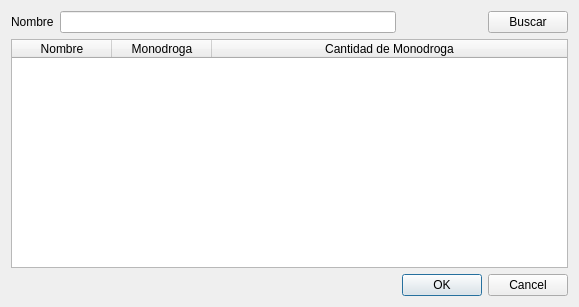
<?xml version="1.0" encoding="UTF-8"?>
<ui version="4.0">
 <class>vtnBajaMedicamento</class>
 <widget class="QWidget" name="vtnBajaMedicamento">
  <property name="geometry">
   <rect>
    <x>0</x>
    <y>0</y>
    <width>579</width>
    <height>307</height>
   </rect>
  </property>
  <property name="windowTitle">
   <string>Baja Medicamento</string>
  </property>
  <layout class="QVBoxLayout" name="verticalLayout">
   <item>
    <layout class="QGridLayout" name="gridLayout">
     <item row="0" column="0">
      <widget class="QLabel" name="label">
       <property name="text">
        <string>Nombre</string>
       </property>
      </widget>
     </item>
     <item row="0" column="1">
      <widget class="QLineEdit" name="lineEdit"/>
     </item>
     <item row="0" column="3">
      <widget class="QPushButton" name="pushButton">
       <property name="focusPolicy">
        <enum>Qt::TabFocus</enum>
       </property>
       <property name="text">
        <string>Buscar</string>
       </property>
      </widget>
     </item>
     <item row="1" column="0" colspan="4">
      <widget class="QTableWidget" name="tableWidget">
       <attribute name="horizontalHeaderStretchLastSection">
        <bool>true</bool>
       </attribute>
       <column>
        <property name="text">
         <string>Nombre</string>
        </property>
       </column>
       <column>
        <property name="text">
         <string>Monodroga</string>
        </property>
       </column>
       <column>
        <property name="text">
         <string>Cantidad de Monodroga</string>
        </property>
       </column>
      </widget>
     </item>
     <item row="2" column="2" colspan="2">
      <widget class="QDialogButtonBox" name="buttonBox">
       <property name="standardButtons">
        <set>QDialogButtonBox::Cancel|QDialogButtonBox::Ok</set>
       </property>
      </widget>
     </item>
    </layout>
   </item>
  </layout>
 </widget>
 <tabstops>
  <tabstop>lineEdit</tabstop>
  <tabstop>pushButton</tabstop>
  <tabstop>tableWidget</tabstop>
  <tabstop>buttonBox</tabstop>
 </tabstops>
 <resources/>
 <connections/>
</ui>
